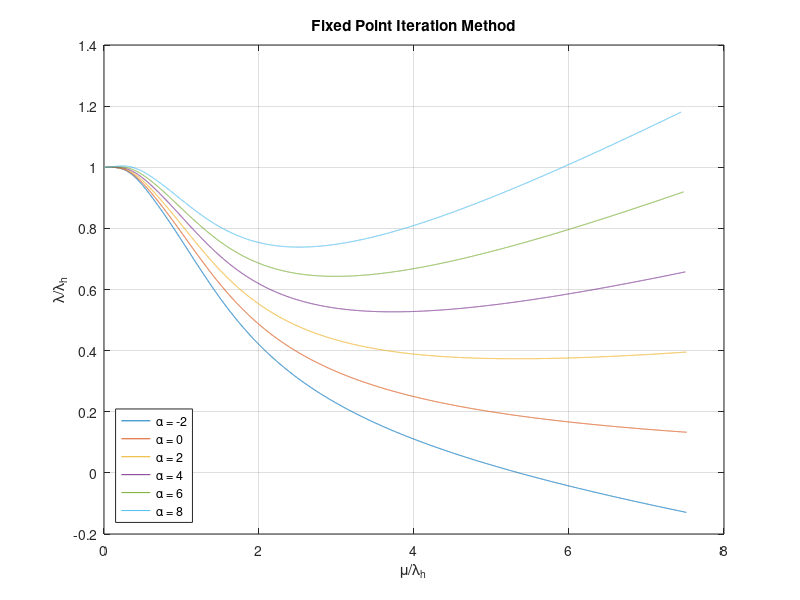
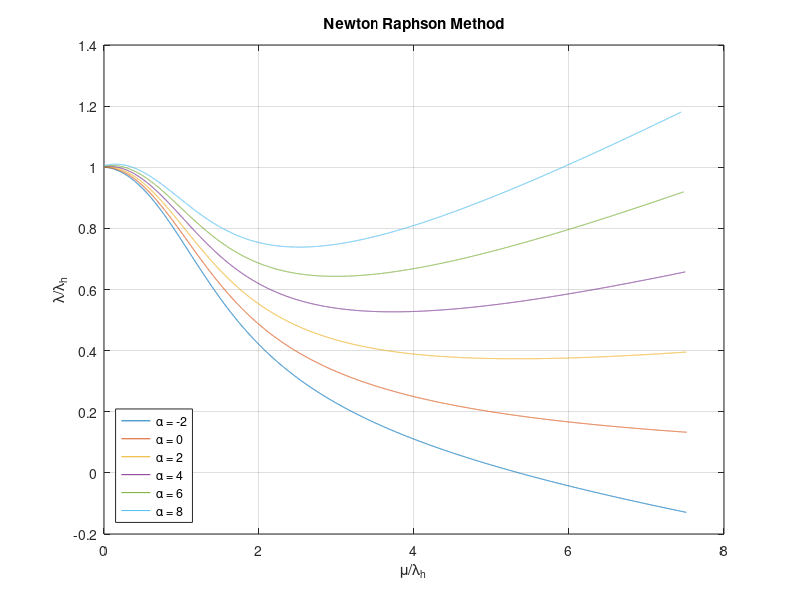

The MATLAB source for these figures, in order:
clc; clear; close all;
g=9.81; % Gravitional Acceleation [m/sec^2]
rho= 1.225; % Density of Air [kg/m^3]
GTOW=4000; % Aerospatiale AS 365N Gross Take Off Mass [kg];
d = 11.93; % Diameter of Main Rotor [m]
A=pi*(d/2)^2; % Actuator Disk Area [m^2];
T = GTOW*g; % Thrust [N]
V_inf = 0:0.01:90; % Forward Flight Speed [m/s^2], must be less than 90 m/sec^2
omega = 300*(1/60)*(2*pi); % Main Rotor Angular Speed [rad/sec]
Vtip = omega*(d/2); % Tip Speed of Main Rotor
Ct = T/(rho*A*Vtip^2); % Thrust Coefficient in Hover Condition
lambda_h = sqrt(Ct/2); % Initial Inflow Ratio
lambdafp(1) = sqrt(Ct/2);
alphaValues = -2:2:8; % Angle of Attack Values
error = 0.0005; % Permitted Error Percent
N = 1000; % Iteration Number
count1 = 1; % Counting Variable for Fixed Point Iteration Method
count2 = 1; % Counting Variable for Newton-Raphson Method


%% Fixed Point Iteration Method
for i=1:length(alphaValues)
    alpha = alphaValues(i);
    for j = 1:length(V_inf)
        Vinf = V_inf(j);
        Tinf = T/cosd(alpha);
        Ct_inf = Tinf/(rho*A*Vtip^2);
        y = sqrt(Ct_inf/2);
        mufp = (Vinf*cosd(alpha))/Vtip;
        x0 = lambda_h;
        lambda = x0;
        Xold = x0;
        for k = 0:7
            lambda = (mufp*tand(alpha))+(Ct_inf/(2*sqrt(mufp^2+lambda^2)));
            ifp(k+1) = k;
            if abs((lambda-Xold)/lambda) < error
                break
            end
            Xold = lambda;
        end
        a = sqrt(Ct/2);
        lambdaa(count1) = lambda/a;
        muu(count1) = mufp/a;
        count1 = count1+1;
    end
    figure(1)
    plot(muu,lambdaa);
    hold on;
    grid on;
    count1 = 1;
end
title('Fixed Point Iteration Method');
xlabel('\mu/\lambda_{h}');
ylabel('\lambda/\lambda_{h}');
legend('\alpha = -2','\alpha = 0','\alpha = 2','\alpha = 4','\alpha = 6','\alpha = 8','Location','southwest');

%% Newton-Raphson Method
for i=1:length(alphaValues)
    alpha = alphaValues(i);
    for j = 1:length(V_inf)
        Vinf2 = V_inf(j);
        Tinf2 = T/cosd(alpha);
        Ct_inf2 = Tinf2/(rho*A*Vtip^2);
        y12 = sqrt(Ct_inf2/2);
        mu2 = (Vinf2*cosd(alpha))/Vtip;
        f = @(lambda2) lambda2 - mu2*tand(alpha) - Ct_inf2/(2*sqrt(mu2^2+lambda2^2));
        df=@(lambda2) 1+(Ct_inf2/2)*(mu2^2+lambda2^2)^(-3/2)*lambda2;
        for k = 0:N
            f0 = f(lambda_h);
            f0_diff = df(lambda_h);
            y12 = lambda_h - (f0/f0_diff);
            ins(k+1)=k;
            if abs((y12-lambda_h)/y12) < error
                break
            end
            lambda_h = y12;
        end
        a2 = sqrt(Ct/2);
        lambdaa2(count2) = y12/a2;
        muu2(count2) = mu2/a2;
        count2 = count2+1;
    end
    figure(2)
    plot(muu2,lambdaa2);
    hold on;
    grid on;
    count2 = 1;
end
title('Newton Raphson Method');
xlabel('\mu/\lambda_{h}');
ylabel('\lambda/\lambda_{h}');
legend('\alpha = -2','\alpha = 0','\alpha = 2','\alpha = 4','\alpha = 6','\alpha = 8','Location','southwest');

fprintf('Inflow Ratio is converged at %d iteration number with applying Fixed Point Iteration Method\n', ifp(end));
fprintf('Inflow Ratio is converged at %d iteration number with applying Newton-Raphson Method\n', ins(end));